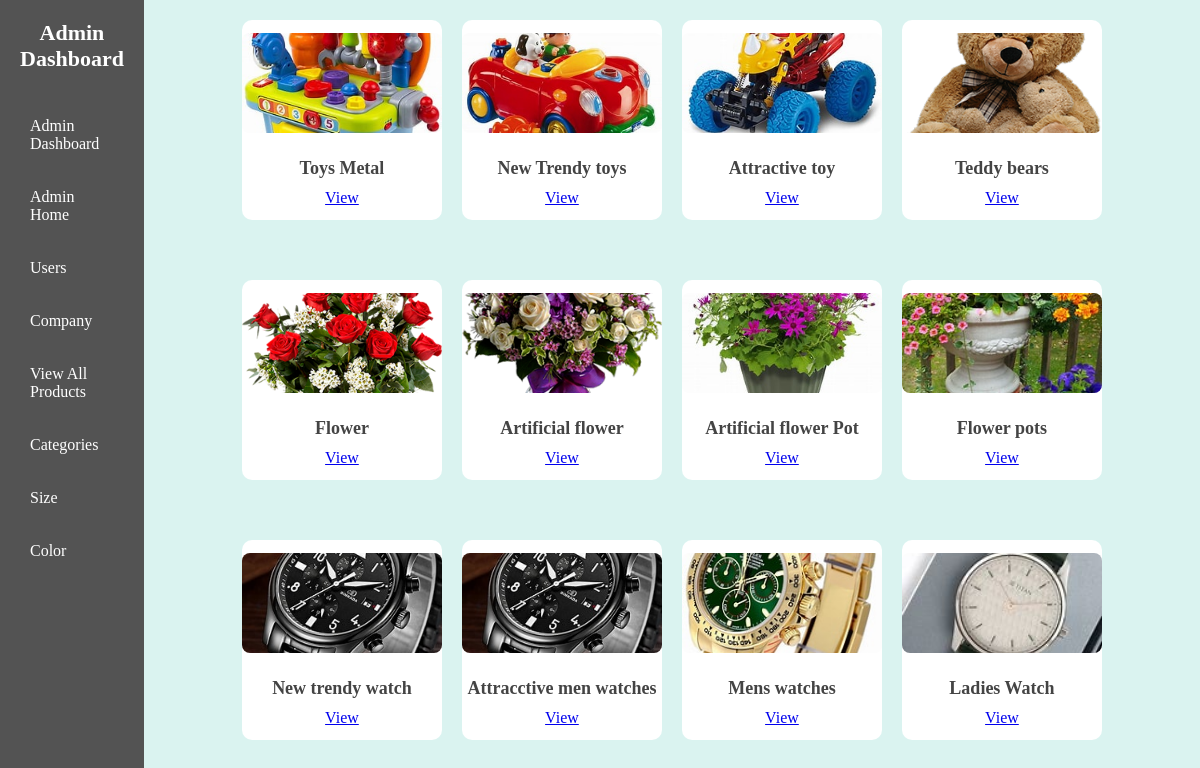
Page /viewallproduct on the committed database.
### app/models.py (models this page shows)
class Product(models.Model):
    product_id=models.ForeignKey(Company,on_delete=models.CASCADE)
    name=models.CharField(max_length=100)
    image=models.FileField(upload_to='media')
    description=models.CharField(max_length=100)
    price=models.IntegerField()
    category=models.CharField(null=True,blank=True,max_length=100)
    product_quantity=models.IntegerField(null=True,blank=True)
    color = models.ManyToManyField(Color)
    size = models.ManyToManyField(Size)

### app/views.py (the view)
# urls.py: path('viewallproduct',views.Viewallproduct,name='viewallproduct'),
def Viewallproduct(request):
    data=Company.objects.all()
    data1=Product.objects.all()
    return render(request,'allproduct.html',{'data':data,'data1':data1})

### templates/allproduct.html (shortened to what this page needs)
{% extends 'admin.html' %}
{% block content %}
    <div class="container2">
        {% for i in data1 %}
        <div class="card">
            <img src="{{ i.image.url }}" alt="{{ i.name }}">
            <h2>{{ i.name }}</h2>
            <a href="{% url 'viewproductdetailsall' id=i.id %}">View</a>
        </div>
        {% endfor %}
    </div>
{% endblock %}

### templates/admin.html (style rules this page uses)
* { margin: 0; padding: 0; box-sizing: border-box; }
body { display: flex; height: 100vh; background-color: rgb(218, 243, 240); }
.card { width: 250px; height: 150px; background-color: white; border-radius: 10px; display: flex; flex-direction: column; justify-content: center; align-items: center; }

### templates/allproduct.html (style rules this page uses)
body { box-sizing: border-box; padding: 0; margin: 0; background-color: rgb(218, 243, 240); }
.container2 { display: flex; flex-wrap: wrap; justify-content: center; gap: 20px; padding: 20px; }
.card { background-color: white; border-radius: 10px; width: 200px; overflow: hidden; text-align: center; height: 200px; }
.card img { width: 100%; height: 100px; border-radius: 8px; margin-bottom: 15px; object-fit: cover; }
.card h2 { font-size: 18px; margin: 10px 0; color: rgb(68, 68, 68); }

### rows in the picture
Product: image (picture), name "Toys Metal"
Product: image (picture), name "New Trendy toys"
Product: image (picture), name "Attractive toy"
Product: image (picture), name "Teddy bears"
Product: image (picture), name "Flower"
Product: image (picture), name "Artificial flower"
Product: image (picture), name "Artificial flower Pot"
Product: image (picture), name "Flower pots"
Product: image (picture), name "New trendy watch"
Product: image (picture), name "Attracctive men watches"
Product: image (picture), name "Mens watches"
Product: image (picture), name "Ladies Watch"
